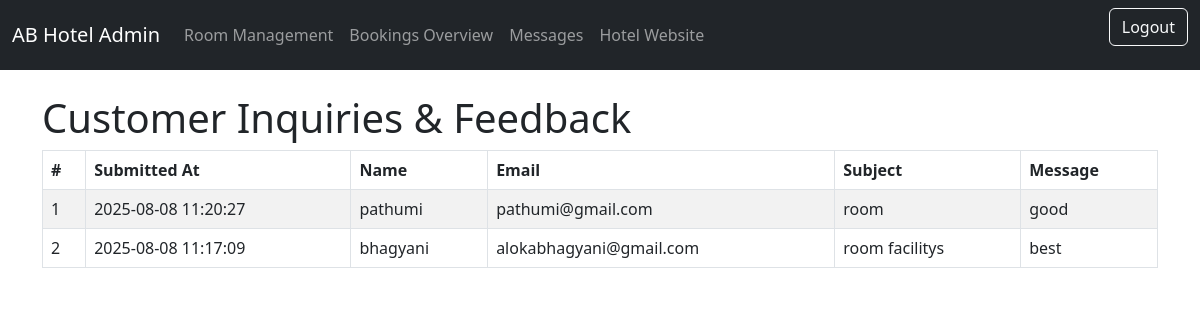
Screenshot of /admin/view_messages.php (signed in) with the database file from the repository.
### tables this page shows
CREATE TABLE `messages` (
  `id` int(11) NOT NULL,
  `name` varchar(100) DEFAULT NULL,
  `email` varchar(100) DEFAULT NULL,
  `subject` varchar(255) DEFAULT NULL,
  `message` text DEFAULT NULL,
  `submitted_at` timestamp NOT NULL DEFAULT current_timestamp()
);

### admin/view_messages.php (the view, shortened to what this page needs)
<?php
include_once '../admin/db_config.php';
include_once 'header.php';
$messages = $conn->query("SELECT * FROM messages ORDER BY submitted_at DESC");
?>
<link href="https://cdn.jsdelivr.net/npm/bootstrap@5.3.0/dist/css/bootstrap.min.css" rel="stylesheet">
  <div class="container my-4">
    <h1>Customer Inquiries & Feedback</h1>
  <?php if ($messages->num_rows > 0): ?>
    <table class="table table-bordered table-striped">
      <thead>
        <tr>
          <th>#</th>
          <th>Submitted At</th>
          <th>Name</th>
          <th>Email</th>
          <th>Subject</th>
          <th>Message</th>
        </tr>
      </thead>
      <tbody>
        <?php $i = 1; while ($row = $messages->fetch_assoc()): ?>
        <tr>
          <td><?= $i++ ?></td>
          <td><?= $row['submitted_at'] ?></td>
          <td><?= htmlspecialchars($row['name']) ?></td>
          <td><?= htmlspecialchars($row['email']) ?></td>
          <td><?= htmlspecialchars($row['subject']) ?></td>
          <td><?= nl2br(htmlspecialchars($row['message'])) ?></td>
        </tr>
        <?php endwhile; ?>
      </tbody>
    </table>
  <?php else: ?>
    <p class="text-muted">No messages found.</p>
  <?php endif; ?>
</body>
</html>

### rows the page displays
messages: submitted_at "2025-08-08 11:20:27", name "pathumi", email "pathumi@gmail.com", subject "room", message "good"
messages: submitted_at "2025-08-08 11:17:09", name "bhagyani", email "alokabhagyani@gmail.com", subject "room facilitys", message "best"
